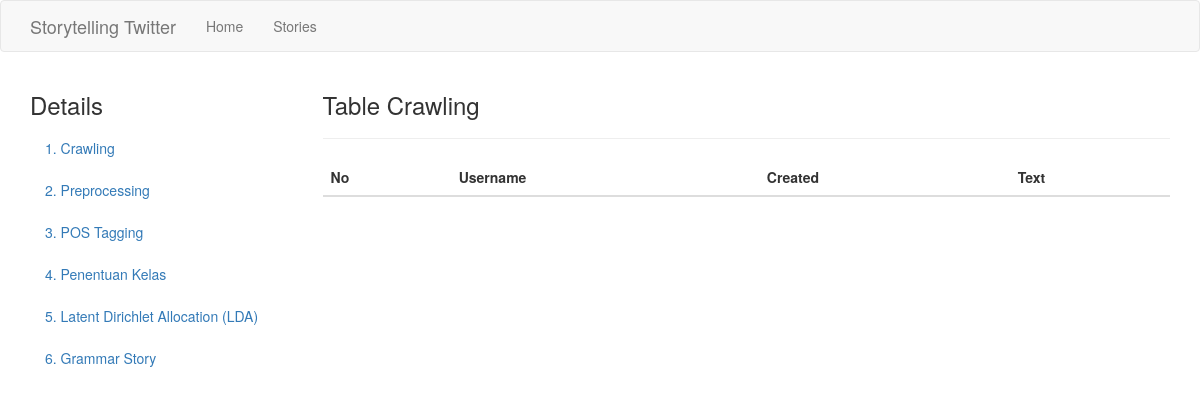
/stories/1/details/crawling, run on an earlier commit of the app's database.
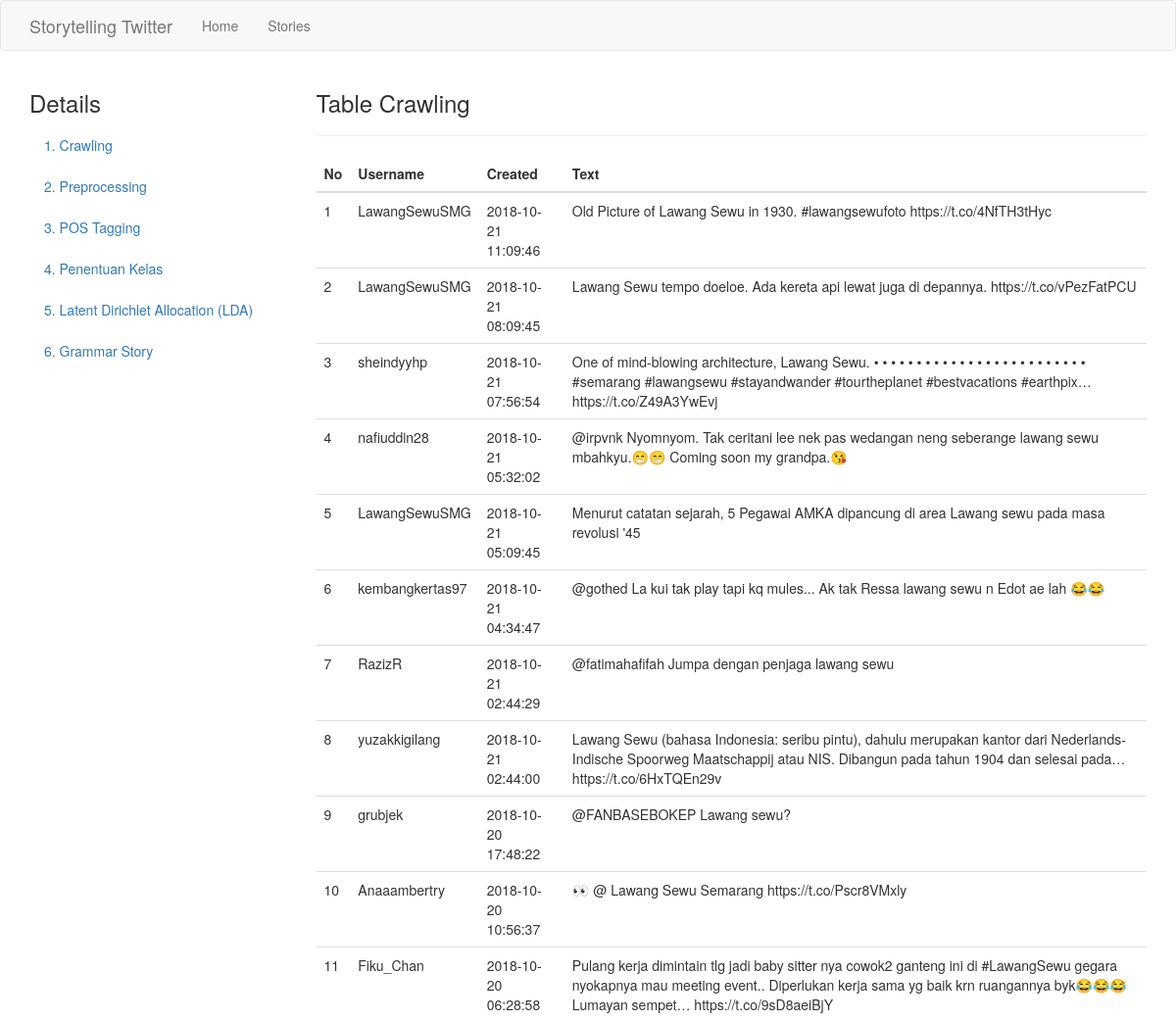
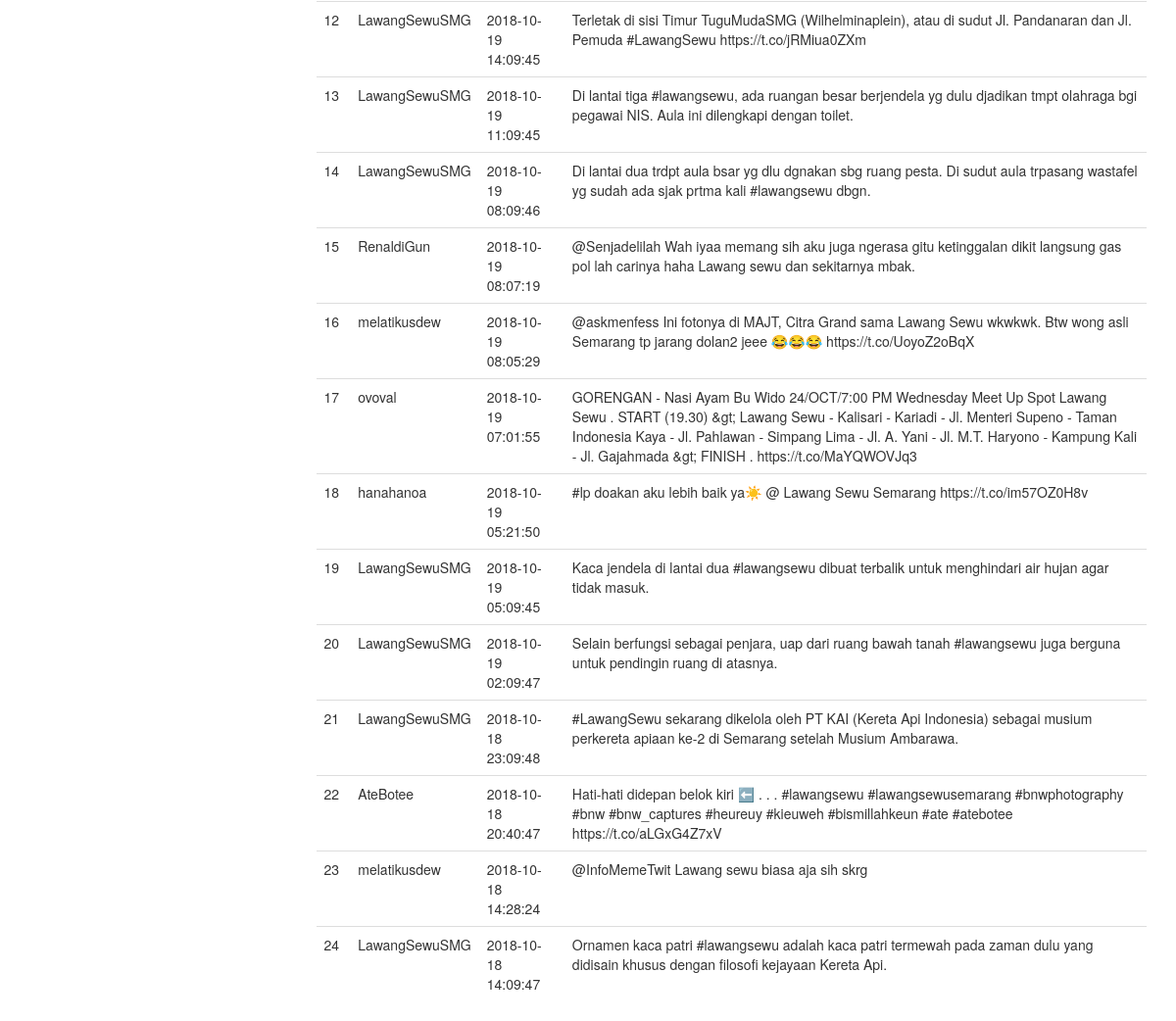
And on a later commit of the database (2 pictures, top to bottom).
### app/models.py (models this page shows, shortened)
class Tweet(db.Model):
    __tablename__ = 'tweet'
    id = db.Column(db.Integer, primary_key=True)
    user_id = db.Column(db.String(50))
    username = db.Column(db.String(50))
    created = db.Column(db.DateTime)
    text = db.Column(db.String(200))
    latitude = db.Column(db.Text)
    longitude = db.Column(db.Text)
    crawler_id = db.Column(db.Integer, db.ForeignKey('crawler.id'), nullable=False)
    preprocess = db.relationship('Preprocess', backref='tweet', uselist=False)
    postag = db.relationship('PosTag', backref='tweet', uselist=False)
    penentuan_kelas = db.relationship('PenentuanKelas', backref='tweet', uselist=False)

### app/main/routes.py (the view)
@bp.route('/stories/<int:id>/details/crawling', methods=['GET', 'POST'])
def get_crawling(id):
    tweets = Tweet.query.filter_by(crawler_id=id)
    return render_template("details_crawling.html", crawler_id=id, tweets=tweets)

### app/templates/details_crawling.html (shortened to what this page needs)
{% extends 'bootstrap/base.html' %}
{% block head %}
{{super()}}
<link rel="stylesheet" href="https://maxcdn.bootstrapcdn.com/bootstrap/3.3.7/css/bootstrap.min.css">
<link rel="stylesheet" href="https://cdn.datatables.net/1.10.19/css/dataTables.bootstrap.min.css">
{% endblock %}
{% block navbar %}
<nav class="navbar navbar-default">
  <div class="container">
    <div class="navbar-header">
      <a class="navbar-brand" href="{{ url_for('main.index') }}">{{ _('Storytelling Twitter') }}</a>
    </div>
    <div class="collapse navbar-collapse" id="bs-example-navbar-collapse-1">
      <ul class="nav navbar-nav">
        <li><a href="{{ url_for('main.index') }}">{{ _('Home') }}</a></li>
        <li><a href="{{ url_for('main.stories') }}">{{ _('Stories') }}</a></li>
      </ul>
    </div>
  </div>
</nav>
{% endblock %}
{% block content %}
<div class="container">
  <div class="row">
    <nav class="col-sm-3" id="myScrollspy">
      <ol class="nav nav-stacked" id="sidebar" data-spy="affix" data-offset-top="0">
        <h3>Details</h3>
        <li><a href="{{url_for('main.get_crawling', id=crawler_id)}}">1. Crawling</a></li>
        <li><a href="{{url_for('main.get_preprocessing', id=crawler_id)}}">2. Preprocessing</span></a></li>
        <li><a href="{{url_for('main.get_postag', id=crawler_id)}}">3. POS Tagging</a></li>
        <li><a href="{{url_for('main.get_kelas', id=crawler_id)}}">4. Penentuan Kelas</a></li>
        <li><a href="{{url_for('main.get_lda', id=crawler_id)}}">5. Latent Dirichlet Allocation (LDA)</a></li>
        <li><a href="{{url_for('main.get_grammar_story', id=crawler_id)}}">6. Grammar Story</a></li>
      </ol>
    </nav>
    <div class="col-md-9">
      <h3>Table Crawling</h3>
      <hr>
      <table class="table table-stripped" id="tblCrawling">
        <thead>
          <th>No</th>
          <th>Username</th>
          <th>Created</th>
          <th>Text</th>
        </thead>
        <tbody>
          {% set ns = namespace(i=1) %}
          {% for item in tweets %}
          <tr>
            <td>{{ ns.i }}</td>
            <td>{{ item.username }}</td>
            <td>{{ item.created }}</td>
            <td>{{ item.text }}</td>
          </tr>
          {% set ns.i = ns.i+1 %}
          {% endfor %}
        </tbody>
      </table>
    </div>
  </div>
</div>
{% endblock %}

What changed in the data, as far as the page shows it:
added Tweet: i "1", username "LawangSewuSMG", created "2018-10-21 11:09:46", text "Old Picture of Lawang Sewu in 1930. #lawangsewufoto https://t.co/4NfTH3tHyc"
added Tweet: i "2", username "LawangSewuSMG", created "2018-10-21 08:09:45", text "Lawang Sewu tempo doeloe. Ada kereta api lewat juga di depannya. https://t.co/vPezFatPCU"
added Tweet: i "3", username "sheindyyhp", created "2018-10-21 07:56:54", text "One of mind-blowing architecture, Lawang Sewu. • • • • • • • • • • • • • • • • • • • • • • • • • #semarang #lawangsewu #stayandwander #tourtheplanet #bestvacations #earthpix… https://t.co/Z49A3YwEvj"
added Tweet: i "4", username "nafiuddin28", created "2018-10-21 05:32:02", text "@irpvnk Nyomnyom. Tak ceritani lee nek pas wedangan neng seberange lawang sewu mbahkyu.😁😁 Coming soon my grandpa.😘"
added Tweet: i "5", username "LawangSewuSMG", created "2018-10-21 05:09:45", text "Menurut catatan sejarah, 5 Pegawai AMKA dipancung di area Lawang sewu pada masa revolusi '45"
added Tweet: i "6", username "kembangkertas97", created "2018-10-21 04:34:47", text "@gothed La kui tak play tapi kq mules... Ak tak Ressa lawang sewu n Edot ae lah 😂😂"
added Tweet: i "7", username "RazizR", created "2018-10-21 02:44:29", text "@fatimahafifah Jumpa dengan penjaga lawang sewu"
added Tweet: i "8", username "yuzakkigilang", created "2018-10-21 02:44:00", text "Lawang Sewu (bahasa Indonesia: seribu pintu), dahulu merupakan kantor dari Nederlands-Indische Spoorweg Maatschappij atau NIS. Dibangun pada tahun 1904 dan selesai pada… https://t.co/6HxTQEn29v"
added Tweet: i "9", username "grubjek", created "2018-10-20 17:48:22", text "@FANBASEBOKEP Lawang sewu?"
added Tweet: i "10", username "Anaaambertry", created "2018-10-20 10:56:37", text "👀 @ Lawang Sewu Semarang https://t.co/Pscr8VMxly"
added Tweet: i "11", username "Fiku_Chan", created "2018-10-20 06:28:58", text "Pulang kerja dimintain tlg jadi baby sitter nya cowok2 ganteng ini di #LawangSewu gegara nyokapnya mau meeting event.. Diperlukan kerja sama yg baik krn ruangannya byk😂😂😂 Lumayan sempet… https://t.co/9sD8aeiBjY"
added Tweet: i "12", username "LawangSewuSMG", created "2018-10-19 14:09:45", text "Terletak di sisi Timur TuguMudaSMG (Wilhelminaplein), atau di sudut Jl. Pandanaran dan Jl. Pemuda #LawangSewu https://t.co/jRMiua0ZXm"
added Tweet: i "13", username "LawangSewuSMG", created "2018-10-19 11:09:45", text "Di lantai tiga #lawangsewu, ada ruangan besar berjendela yg dulu djadikan tmpt olahraga bgi pegawai NIS. Aula ini dilengkapi dengan toilet."
added Tweet: i "14", username "LawangSewuSMG", created "2018-10-19 08:09:46", text "Di lantai dua trdpt aula bsar yg dlu dgnakan sbg ruang pesta. Di sudut aula trpasang wastafel yg sudah ada sjak prtma kali #lawangsewu dbgn."
added Tweet: i "15", username "RenaldiGun", created "2018-10-19 08:07:19", text "@Senjadelilah Wah iyaa memang sih aku juga ngerasa gitu ketinggalan dikit langsung gas pol lah carinya haha Lawang sewu dan sekitarnya mbak."
added Tweet: i "16", username "melatikusdew", created "2018-10-19 08:05:29", text "@askmenfess Ini fotonya di MAJT, Citra Grand sama Lawang Sewu wkwkwk. Btw wong asli Semarang tp jarang dolan2 jeee 😂😂😂 https://t.co/UoyoZ2oBqX"
added Tweet: i "17", username "ovoval", created "2018-10-19 07:01:55", text "GORENGAN - Nasi Ayam Bu Wido 24/OCT/7:00 PM Wednesday Meet Up Spot Lawang Sewu . START (19.30) &gt; Lawang Sewu - Kalisari - Kariadi - Jl. Menteri Supeno - Taman Indonesia Kaya - Jl. Pahlawan - Simpang Lima - Jl. A. Yani - Jl. M.T. Haryono - Kampung Kali - Jl. Gajahmada &gt; FINISH . https://t.co/MaYQWOVJq3"
added Tweet: i "18", username "hanahanoa", created "2018-10-19 05:21:50", text "#lp doakan aku lebih baik ya☀️ @ Lawang Sewu Semarang https://t.co/im57OZ0H8v"
added Tweet: i "19", username "LawangSewuSMG", created "2018-10-19 05:09:45", text "Kaca jendela di lantai dua #lawangsewu dibuat terbalik untuk menghindari air hujan agar tidak masuk."
added Tweet: i "20", username "LawangSewuSMG", created "2018-10-19 02:09:47", text "Selain berfungsi sebagai penjara, uap dari ruang bawah tanah #lawangsewu juga berguna untuk pendingin ruang di atasnya."
added Tweet: i "21", username "LawangSewuSMG", created "2018-10-18 23:09:48", text "#LawangSewu sekarang dikelola oleh PT KAI (Kereta Api Indonesia) sebagai musium perkereta apiaan ke-2 di Semarang setelah Musium Ambarawa."
added Tweet: i "22", username "AteBotee", created "2018-10-18 20:40:47", text "Hati-hati didepan belok kiri ⬅️ . . . #lawangsewu #lawangsewusemarang #bnwphotography #bnw #bnw_captures #heureuy #kieuweh #bismillahkeun #ate #atebotee https://t.co/aLGxG4Z7xV"
added Tweet: i "23", username "melatikusdew", created "2018-10-18 14:28:24", text "@InfoMemeTwit Lawang sewu biasa aja sih skrg"
added Tweet: i "24", username "LawangSewuSMG", created "2018-10-18 14:09:47", text "Ornamen kaca patri #lawangsewu adalah kaca patri termewah pada zaman dulu yang didisain khusus dengan filosofi kejayaan Kereta Api."
